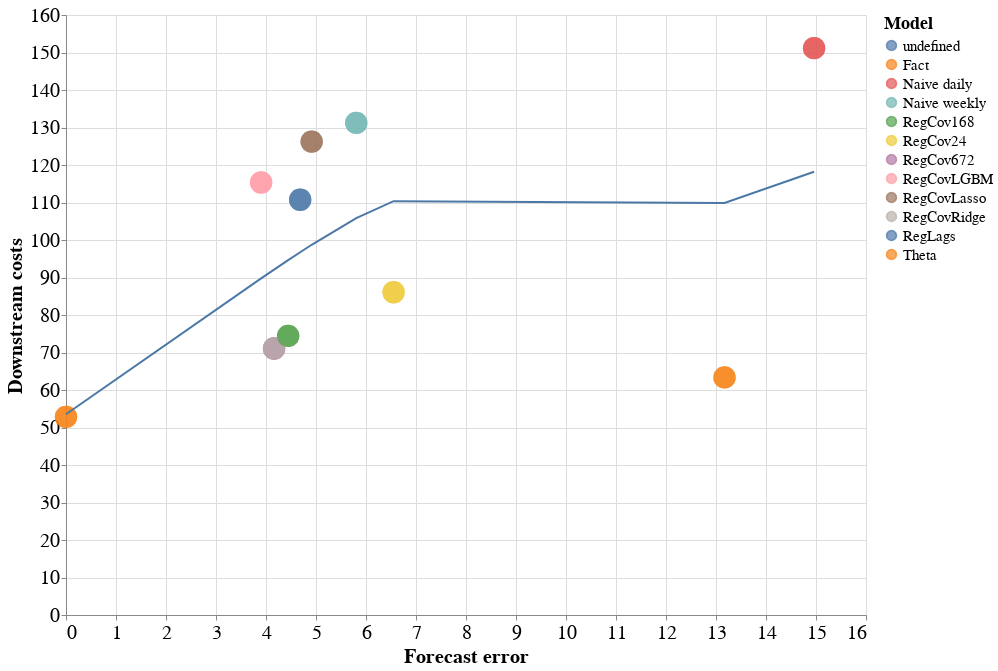

The notebook cell this image was saved under:
### Code cell
chart = alt.Chart(results_df).mark_circle(size=500).encode(
    x='Forecast error:Q',
    y = alt.Y('Downstream costs:Q', scale=alt.Scale(domain=[0, 160])),
#     y=alt.Y('Downstream costs:Q'),
    color=alt.Color('Model:N'),
    tooltip = ['Model:N','Forecast error:Q','Downstream costs:Q']
).properties(width=800, height=600)

chart2 = alt.Chart(results_df).mark_circle(size=500).encode(
    x='Forecast error:Q',
    y=alt.Y('Downstream costs:Q'),
    color=alt.Color('Model:N'),
    tooltip = ['Model:N','Forecast error:Q','Downstream costs:Q']
).properties(width=800, height=600)

(chart + chart2 + chart.transform_loess('Forecast error', 'Downstream costs', bandwidth=.99).mark_line()).configure_axis(
    labelFontSize=20,
    titleFontSize=20
).configure_legend(
titleFontSize=18,
labelFontSize=15
) 

# chart +chart2+ chart.transform_regression('Forecast error', 'Downstream costs', method='poly', order=3).mark_line()

### Figure 1 — Vega-Lite specification as saved in the notebook (floating-point values rounded to 4 significant figures)
{"config": {"view": {"continuousWidth": 400, "continuousHeight": 300}, "axis": {"labelFontSize": 20, "titleFontSize": 20}, "legend": {"labelFontSize": 15, "titleFontSize": 18}}, "layer": [{"mark": {"type": "circle", "size": 500}, "encoding": {"color": {"type": "nominal", "field": "Model"}, "tooltip": [{"type": "nominal", "field": "Model"}, {"type": "quantitative", "field": "Forecast error"}, {"type": "quantitative", "field": "Downstream costs"}], "x": {"type": "quantitative", "field": "Forecast error"}, "y": {"type": "quantitative", "field": "Downstream costs", "scale": {"domain": [0, 160]}}}, "height": 600, "width": 800}, {"mark": {"type": "circle", "size": 500}, "encoding": {"color": {"type": "nominal", "field": "Model"}, "tooltip": [{"type": "nominal", "field": "Model"}, {"type": "quantitative", "field": "Forecast error"}, {"type": "quantitative", "field": "Downstream costs"}], "x": {"type": "quantitative", "field": "Forecast error"}, "y": {"type": "quantitative", "field": "Downstream costs"}}, "height": 600, "width": 800}, {"mark": "line", "encoding": {"color": {"type": "nominal", "field": "Model"}, "tooltip": [{"type": "nominal", "field": "Model"}, {"type": "quantitative", "field": "Forecast error"}, {"type": "quantitative", "field": "Downstream costs"}], "x": {"type": "quantitative", "field": "Forecast error"}, "y": {"type": "quantitative", "field": "Downstream costs", "scale": {"domain": [0, 160]}}}, "height": 600, "transform": [{"loess": "Downstream costs", "on": "Forecast error", "bandwidth": 0.99}], "width": 800}], "data": {"name": "data-f53208e69e1b2e1709ba4a3b756a8622"}, "$schema": "https://vega.github.io/schema/vega-lite/v4.8.1.json", "datasets": {"data-f53208e69e1b2e1709ba4a3b756a8622": [{"Model": "Naive weekly", "Forecast error": 5.805, "Downstream costs": 131.2}, {"Model": "Naive daily", "Forecast error": 14.96, "Downstream costs": 151.2}, {"Model": "Theta", "Forecast error": 13.17, "Downstream costs": 63.36}, {"Model": "RegLags", "Forecast error": 4.684, "Downstream costs": 110.7}, {"Model": "RegCov672", "Forecast error": 4.161, "Downstream costs": 71.06}, {"Model": "RegCovLasso", "Forecast error": 4.913, "Downstream costs": 126.2}, {"Model": "RegCovRidge", "Forecast error": 4.161, "Downstream costs": 71.1}, {"Model": "RegCov24", "Forecast error": 6.552, "Downstream costs": 86.06}, {"Model": "RegCov168", "Forecast error": 4.443, "Downstream costs": 74.42}, {"Model": "RegCovLGBM", "Forecast error": 3.903, "Downstream costs": 115.3}, {"Model": "Fact", "Forecast error": 0.0, "Downstream costs": 52.81}]}}
